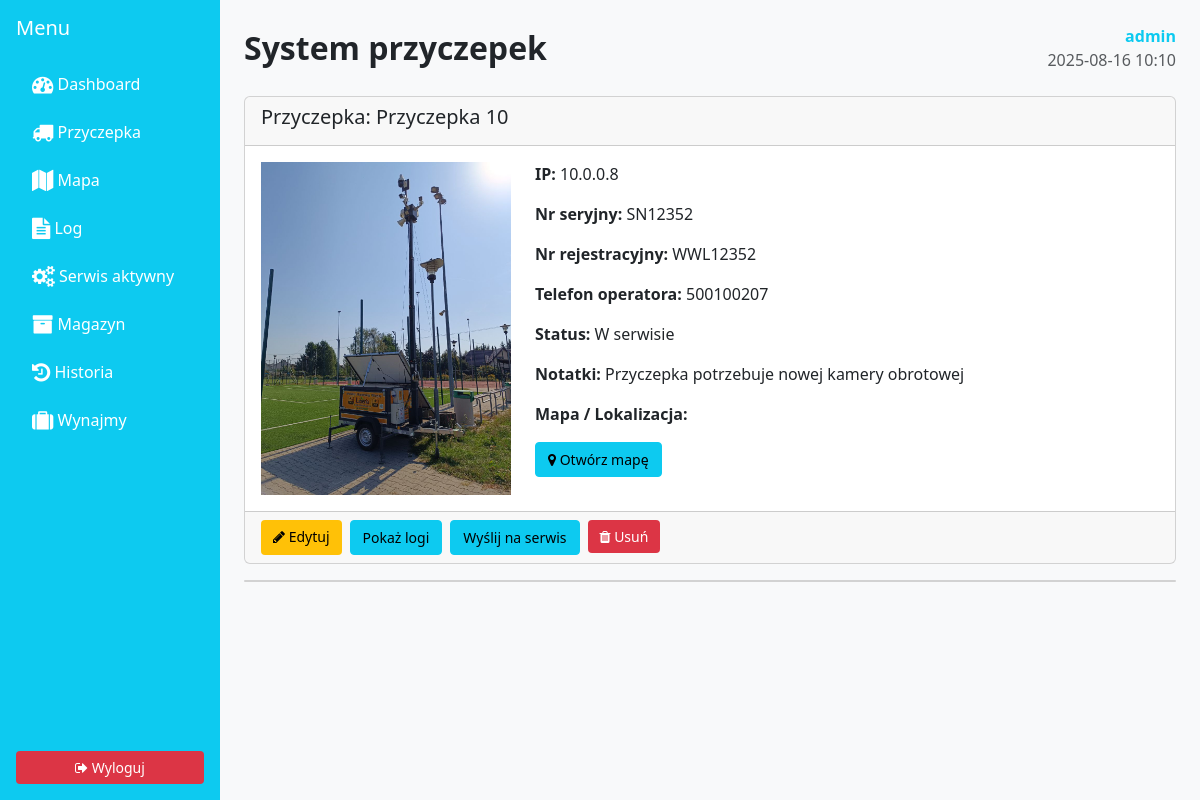
The app's page /trailers/11/ (signed in) with its own data.
### rentalapp/models.py (models this page shows, shortened)
class Trailer(models.Model):
    name = models.CharField(max_length=100)
    ip_address = models.GenericIPAddressField()
    serial_number = models.CharField(max_length=100, unique=True)
    registration_number = models.CharField(max_length=20)
    operator_phone = models.CharField(max_length=20)
    location_link = models.URLField(blank=True, null=True)
    notes = models.TextField(blank=True, null=True)
    latitude = models.FloatField(blank=True, null=True)
    longitude = models.FloatField(blank=True, null=True)
    STATUS_CHOICES = [
        ('active', 'Aktywna'),
        ('inactive', 'Nieaktywna'),
        ('maintenance', 'W serwisie')
    ]
    status = models.CharField(max_length=20, choices=STATUS_CHOICES, default='active')

### rentalapp/views.py (the view)
# urls.py: path('trailers/<int:pk>/', views.trailer_detail, name='trailer_detail'),
@login_required
def trailer_detail(request, pk):
    trailer = get_object_or_404(Trailer, pk=pk)
    service_histories = ServiceHistory.objects.filter(trailer=trailer)
    if trailer.status == 'maintenance':
        active_status = 'maintenance'
    else:
        active_status = 'active' if is_trailer_active(trailer.ip_address) else 'inactive'
    return render(
        request,
        'rentalapp/trailer/trailer_detail.html',
        {
            'trailer': trailer,
            'service_histories': service_histories,
            'active_status': active_status,
        },
    )

### templates/rentalapp/trailer/trailer_detail.html (shortened to what this page needs)
{% extends 'rentalapp/base.html' %}
{% load static %}
{% block content %}
    <div class="card mb-3">
        <div class="card-header">
            <h5>Przyczepka: {{ trailer.name }}</h5>
        </div>
        <div class="card-body d-flex">
            <div class="me-4">
                <img src="{% static 'rentalapp/img/trailer_default.png' %}" alt="Zdjęcie przyczepki" class="img-fluid"
                     style="max-width: 250px;">
            </div>
            <div>
                <p><strong>IP:</strong> {{ trailer.ip_address }}</p>
                <p><strong>Nr seryjny:</strong> {{ trailer.serial_number }}</p>
                <p><strong>Nr rejestracyjny:</strong> {{ trailer.registration_number }}</p>
                <p><strong>Telefon operatora:</strong> {{ trailer.operator_phone }}</p>
                <p><strong>Status:</strong> {{ trailer.get_status_display }}</p>
                <p><strong>Notatki:</strong> {{ trailer.notes }}</p>
                {% if trailer.location_link %}
                    <p><strong>Mapa / Lokalizacja:</strong></p>
                    <a href="{{ trailer.location_link }}" target="_blank" class="btn btn-info btn-sm">
                        <i class="fa fa-map-marker"></i> Otwórz mapę
                    </a>
                {% endif %}
            </div>
        </div>
        <div class="card-footer d-flex gap-2 flex-wrap">
            <a href="{% url 'rentalapp:trailer_edit' trailer.pk %}" class="btn btn-warning">
                <i class="fa fa-pencil"></i> Edytuj
            </a>
            <button id="loadLogsBtn" data-url="{% url 'rentalapp:trailer_logs' trailer.pk %}" class="btn btn-info">
                Pokaż logi
            </button>
            <a href="{% url 'rentalapp:send_for_service' trailer.pk %}" class="btn btn-info">
                Wyślij na serwis
            </a>
            <form method="POST" action="{% url 'rentalapp:trailer_delete' trailer.pk %}"
                  onsubmit="return confirm('Czy na pewno chcesz usunąć tę przyczepkę?');">
                <button type="submit" class="btn btn-danger">
                    <i class="fa fa-trash"></i> Usuń
                </button>
            </form>
        </div>
    </div>
    <div class="card" id="logsContainer">
    </div>
{% endblock content %}

### templates/rentalapp/base.html (shortened to what this page needs)
{% load static %}
{% load tz %}
<!DOCTYPE html>
<html lang="pl">
<head>
  <link rel="stylesheet" href="https://cdn.jsdelivr.net/npm/bootstrap@5.3.0/dist/css/bootstrap.min.css">
  <link rel="stylesheet" href="https://cdn.jsdelivr.net/npm/font-awesome@4.7.0/css/font-awesome.min.css">
  <link rel="stylesheet" href="{% static 'rentalapp/css/style.css' %}">
</head>
<body>
<div class="d-flex">
    <div class="bg-info text-white p-3 d-flex flex-column" style="width: 220px; min-height: 100vh;">
        <h5 class="mb-4">Menu</h5>
        <ul class="nav flex-column">
            <li class="nav-item mb-2">
                <a class="nav-link text-white" href="{% url 'rentalapp:dashboard' %}"><i class="fa fa-tachometer fa-lg"></i> Dashboard</a>
            </li>
            <li class="nav-item mb-2">
                <a class="nav-link text-white" href="{% url 'rentalapp:trailer_list' %}"><i class="fa fa-truck fa-lg"></i> Przyczepka</a>
            </li>
            <li class="nav-item mb-2">
                <a class="nav-link text-white" href="{% url 'rentalapp:map_view' %}"><i class="fa fa-map fa-lg"></i> Mapa</a>
            </li>
            <li class="nav-item mb-2">
                <a class="nav-link text-white" href="{% url 'rentalapp:log' %}"><i class="fa fa-file-text fa-lg"></i> Log</a>
            </li>
            <li class="nav-item mb-2">
                <a class="nav-link text-white" href="{% url 'rentalapp:active_services' %}">
                    <i class="fa fa-cogs fa-lg"></i> Serwis aktywny
                </a>
            </li>
            <li class="nav-item mb-2">
                <a class="nav-link text-white" href="{% url 'rentalapp:warehouse_manager' %}"><i class="fa fa-archive fa-lg"></i> Magazyn</a>
            </li>
            <li class="nav-item mb-2">
                <a class="nav-link text-white" href="{% url 'rentalapp:rental_history' %}">
    <i class="fa fa-history fa-lg"></i> Historia
</a>
            </li>
            <li class="nav-item mb-2">
                <a class="nav-link text-white" href="{% url 'rentalapp:rent' %}"><i class="fa fa-suitcase fa-lg"></i> Wynajmy</a>
            </li>
        </ul>
        {% if user.is_authenticated %}
        <div class="mt-auto">
            <a class="btn btn-danger w-100" href="{% url 'rentalapp:logout' %}">
                <i class="fa fa-sign-out"></i> Wyloguj
            </a>
        </div>
        {% endif %}
    </div>
    <div class="p-4 flex-grow-1">
        <div class="d-flex justify-content-between align-items-center mb-4">
            <h2 class="mb-0">System przyczepek</h2>
            {% if user.is_authenticated %}
            <div class="text-end">
                <div class="text-info fw-bold">
                    {% if user.groups.exists %}{{ user.groups.first.name }} {{ user.username }}
                    {% else %}{{ user.username }}{% endif %}
                </div>
                <div class="text-muted">{% now "Y-m-d H:i" %}</div>
            </div>
            {% endif %}
        </div>
        {% block content %}{% endblock content %}
    </div>
</div>
</body>
</html>

### static/rentalapp/css/style.css (style rules this page uses)
body { background-color: #f8f9fa; font-family: 'Segoe UI', sans-serif; color: #212529; }
h1, h2, h3 { font-weight: bold; }
.btn { border-radius: 4px; padding: 6px 12px; font-size: 14px; }
.btn-danger { background-color: #dc3545; border: none; }
.btn-warning { background-color: #ffc107; border: none; color: #000; }
.mb-3 { margin-bottom: 1rem; }
.w-100 { width: 100%; }

### records on screen
Trailer: name "Przyczepka 10", ip_address "10.0.0.8", serial_number "SN12352", registration_number "WWL12352", operator_phone "500100207", status "W serwisie", notes "Przyczepka potrzebuje nowej kamery obrotowej"

### other values on screen
{{ user.username }} "admin"
